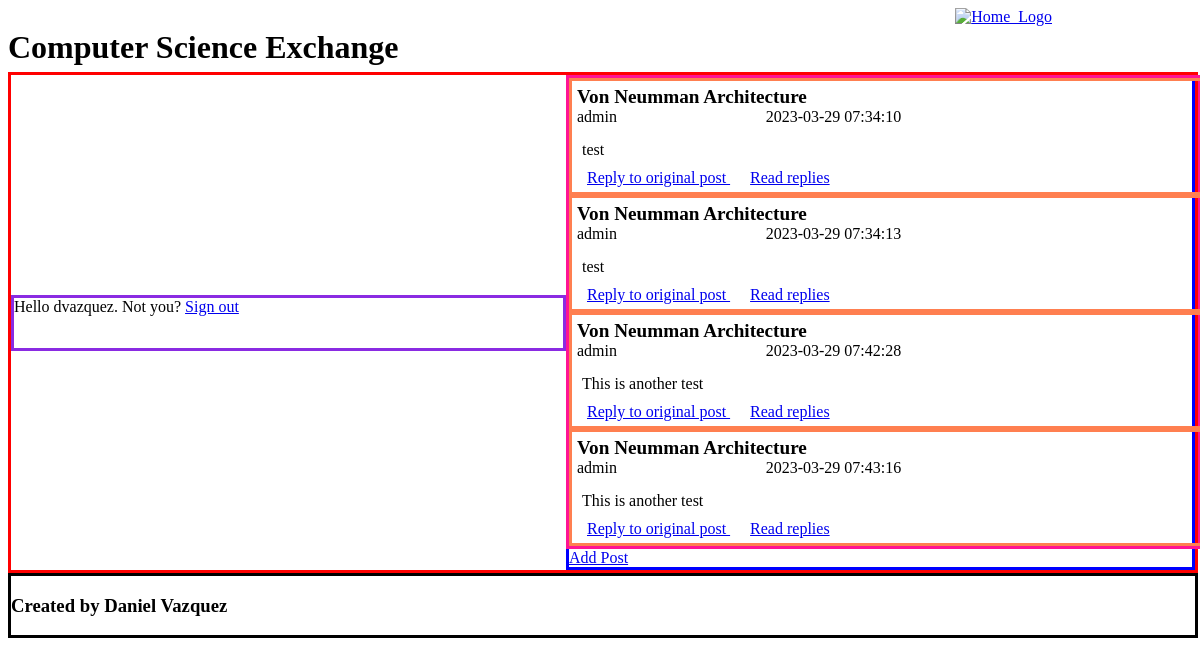
The page /replies.php?topic_id=1 (signed in) on the database its author committed.
### tables this page shows
CREATE TABLE IF NOT EXISTS `replies` (
  `id` int(11) NOT NULL AUTO_INCREMENT,
  `topic_id` int(11) NOT NULL,
  `user_id` bigint(20) NOT NULL,
  `body` text NOT NULL,
  `create_date` timestamp NOT NULL DEFAULT CURRENT_TIMESTAMP,
  PRIMARY KEY (`id`),
  KEY `topic_id` (`topic_id`),
  KEY `user_id` (`user_id`)
);

CREATE TABLE IF NOT EXISTS `topics` (
  `id` int(11) NOT NULL AUTO_INCREMENT,
  `category_id` int(11) NOT NULL,
  `user_id` int(11) NOT NULL,
  `title` varchar(200) NOT NULL,
  `body` text NOT NULL,
  `last_activity` datetime NOT NULL,
  `create_date` timestamp NOT NULL DEFAULT CURRENT_TIMESTAMP,
  PRIMARY KEY (`id`),
  KEY `category_id` (`category_id`),
  KEY `user_id` (`user_id`)
);

CREATE TABLE IF NOT EXISTS `users` (
  `id` int(11) NOT NULL AUTO_INCREMENT,
  `username` varchar(50) NOT NULL,
  `password` varchar(50) NOT NULL,
  `gender` varchar(10) NOT NULL,
  `dob` datetime NOT NULL,
  `type` varchar(10) NOT NULL,
  PRIMARY KEY (`id`)
);

### replies.php (the view, shortened to what this page needs)
<?php
include 'dbconfig.php';
include 'header.php';
$sql = "SELECT
    replies.id as id,
    topic_id as topic_id,
    replies.user_id as user_id,
    users.username as username,
    topics.title as title,
    replies.body as body,
    replies.create_date
FROM
    topics
LEFT JOIN
    replies
ON
    replies.topic_id = topics.id
LEFT JOIN
    users
ON
    topics.user_id = users.id
WHERE
    topic_id = " . $mysqli -> real_escape_string($_GET['topic_id']);
$result = $mysqli->query($sql);
?>
<div class="messages">
    <?php
    if (!$result) {
        echo 'The topics could not be displayed, please try again later.';
    } else {
        if ($result->num_rows == 0) {
            echo 'No topics posted yet.';
        } else {
            while ($row = $result->fetch_assoc()) {
                ?>
                <div class="message">
                    <div class="msg_head">
                        <div class="msg_title"><?php echo $row['title'] ?></div>
                        <div class="msg_author"><?php echo $row['username'] ?></div>
                        <div class="msg_date"><?php echo $row['create_date'] ?></div>
                    </div>
                    <div class="msg_body">
                        <?php echo $row['body'] ?>
                    </div>
                    <div class="msg_links">
                        <a href="reply.php?topic_id=<?php echo $row['topic_id'] ?>"> Reply to original post </a> <a href="replies.php?topic_id=<?php echo $row['topic_id'] ?>"> Read replies </a>
                    </div>
                </div>
                <?php
            }
        }
    }
    ?>
</div>
<div class="panel">
    <a href="add_post.php?category_id=<?php echo $_GET['id'];?>">Add Post</a>
</div>
<?php
include 'footer.php';
?>

### css/style.css (style rules this page uses)
body { font-family: "Gill Sans MT"; font-size: medium; }
.panel { border: solid; border-color: blue; }
.messages { border: solid; border-color: deeppink; display: block; float: left; width: 100% }
.message { border: solid; border-color: coral; display: block; float: left; width: 100%; }
.msg_head { margin: 5px; display: block; float: left; width: 100%; }
.msg_title { font-weight: bold; font-size: larger; width: 100%; }
.msg_author { width: 30%; float: left; }
.msg_date { width: 30%; float:left; }
.msg_body { margin: 10px; float: left; width: 100%; }
.msg_links { margin: 5px; }
.msg_links a { margin: 10px; }

### rows shown on the page
replies: topic.title "Von Neumman Architecture", user.username "admin", create_date "2023-03-29 07:34:10", body "test"
replies: topic.title "Von Neumman Architecture", user.username "admin", create_date "2023-03-29 07:34:13", body "test"
replies: topic.title "Von Neumman Architecture", user.username "admin", create_date "2023-03-29 07:42:28", body "This is another test"
replies: topic.title "Von Neumman Architecture", user.username "admin", create_date "2023-03-29 07:43:16", body "This is another test"

### other values the page prints
$_SESSION['user_name'] "dvazquez"
